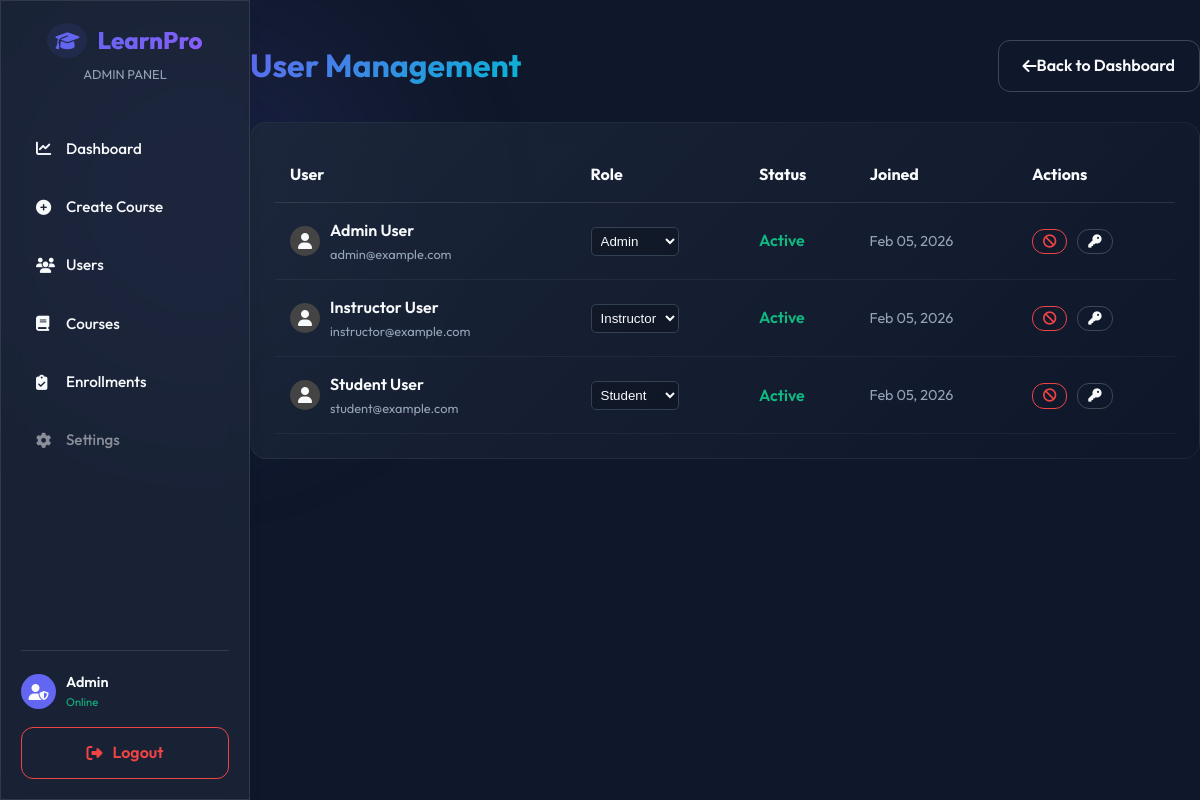
The page /admin/users.php (signed in) on the database its author committed.
### tables this page shows
CREATE TABLE IF NOT EXISTS users (
    id INT AUTO_INCREMENT PRIMARY KEY,
    name VARCHAR(100) NOT NULL,
    email VARCHAR(100) NOT NULL UNIQUE,
    password VARCHAR(255) NOT NULL,
    role ENUM('student', 'instructor', 'admin') DEFAULT 'student',
    avatar VARCHAR(255) DEFAULT 'default_avatar.png',
    created_at TIMESTAMP DEFAULT CURRENT_TIMESTAMP
);

### admin/users.php (the view, shortened to what this page needs)
<?php
include '../includes/db.php';
include 'includes/header.php';
?>
<div class="container" style="padding: 40px 0;">
    <div style="display: flex; justify-content: space-between; align-items: center; margin-bottom: 30px;">
        <h1 class="gradient-text">User Management</h1>
        <a href="dashboard.php" class="btn btn-outline"><i class="fas fa-arrow-left"></i> Back to Dashboard</a>
    </div>
    <div class="glass-card">
        <table style="width: 100%; border-collapse: collapse;">
            <thead>
                <tr style="text-align: left; border-bottom: 1px solid rgba(255,255,255,0.1);">
                    <th style="padding: 15px;">User</th>
                    <th style="padding: 15px;">Role</th>
                    <th style="padding: 15px;">Status</th>
                    <th style="padding: 15px;">Joined</th>
                    <th style="padding: 15px;">Actions</th>
                </tr>
            </thead>
            <tbody>
                <?php
                $sql = "SELECT * FROM users ORDER BY created_at DESC";
                $result = $conn->query($sql);
                while($row = $result->fetch_assoc()):
                    $status_color = ($row['status'] ?? 'active') == 'active' ? 'var(--success)' : 'var(--danger)';
                ?>
                <tr style="border-bottom: 1px solid rgba(255,255,255,0.05);">
                    <td style="padding: 15px;">
                        <div style="display: flex; align-items: center; gap: 10px;">
                            <div style="width: 30px; height: 30px; background: #444; border-radius: 50%; display: flex; align-items: center; justify-content: center;">
                                <i class="fas fa-user"></i>
                            </div>
                            <div>
                                <div style="font-weight: 600;"><?php echo htmlspecialchars($row['name']); ?></div>
                                <div style="font-size: 0.8rem; color: var(--text-muted);"><?php echo htmlspecialchars($row['email']); ?></div>
                            </div>
                        </div>
                    </td>
                    <td style="padding: 15px;">
                         <form action="manage_user.php" method="POST" style="display: inline;">
                            <select name="new_role" onchange="this.form.submit()" style="background: rgba(0,0,0,0.2); border: 1px solid var(--border); color: var(--text-main); padding: 5px; border-radius: 5px;">
                                <option value="student" <?php if($row['role']=='student') echo 'selected'; ?>>Student</option>
                                <option value="instructor" <?php if($row['role']=='instructor') echo 'selected'; ?>>Instructor</option>
                                <option value="admin" <?php if($row['role']=='admin') echo 'selected'; ?>>Admin</option>
                            </select>
                        </form>
                    </td>
                    <td style="padding: 15px;">
                        <span style="color: <?php echo $status_color; ?>; font-weight: 600; text-transform: capitalize;">
                            <?php echo $row['status'] ?? 'active'; ?>
                        </span>
                    </td>
                    <td style="padding: 15px; font-size: 0.9rem; color: var(--text-muted);">
                        <?php echo date('M d, Y', strtotime($row['created_at'])); ?>
                    </td>
                    <td style="padding: 15px;">
                        <div style="display: flex; gap: 10px;">
                            <form action="manage_user.php" method="POST">
                                <?php if(($row['status'] ?? 'active') == 'active'): ?>
                                    <button type="submit" class="btn btn-outline" style="padding: 5px 10px; color: var(--danger); border-color: var(--danger);" title="Ban User"><i class="fas fa-ban"></i></button>
                                <?php else: ?>
                                    <button type="submit" class="btn btn-outline" style="padding: 5px 10px; color: var(--success); border-color: var(--success);" title="Activate User"><i class="fas fa-check"></i></button>
                                <?php endif; ?>
                            </form>
                            <form action="manage_user.php" method="POST" onsubmit="return confirm('Reset password to password123?');">
                                <button type="submit" class="btn btn-outline" style="padding: 5px 10px;" title="Reset Password"><i class="fas fa-key"></i></button>
                            </form>
                        </div>
                    </td>
                </tr>
                <?php endwhile; ?>
            </tbody>
        </table>
    </div>
</div>
</body>
</html>

### admin/includes/header.php (shortened to what this page needs)
<!DOCTYPE html>
<html lang="en">
<head>
    <link rel="stylesheet" href="../assets/css/style.css">
    <link rel="stylesheet" href="https://cdnjs.cloudflare.com/ajax/libs/font-awesome/6.4.0/css/all.min.css">
</head>
<body>
    <div class="bg-gradient-circle" style="top: -100px; left: -100px;"></div>
    <?php include 'sidebar.php'; ?>
    <div class="admin-content-wrapper">

### admin/includes/sidebar.php (shortened to what this page needs)
<div class="admin-sidebar glass" style="width: 250px; height: 100vh; position: fixed; top: 0; left: 0; padding: 20px; display: flex; flex-direction: column; z-index: 1001; border-right: 1px solid rgba(255,255,255,0.1);">
    <div style="margin-bottom: 40px; text-align: center;">
        <a href="../index.php" class="logo" style="font-size: 1.5rem; justify-content: center;">
            <i class="fas fa-graduation-cap"></i>
            <span>LearnPro</span>
        </a>
        <div style="font-size: 0.8rem; color: var(--text-muted); margin-top: 5px;">ADMIN PANEL</div>
    </div>
    <ul class="admin-nav" style="display: flex; flex-direction: column; gap: 10px; flex: 1;">
        <li>
            <a href="dashboard.php" class="nav-link" style="display: flex; align-items: center; gap: 10px; padding: 12px 15px; border-radius: 10px; color: var(--text-main); transition: all 0.3s;">
                <i class="fas fa-chart-line" style="width: 20px;"></i> Dashboard
            </a>
        </li>
        <li>
            <a href="../instructor/create_course.php" class="nav-link" style="display: flex; align-items: center; gap: 10px; padding: 12px 15px; border-radius: 10px; color: var(--text-main); transition: all 0.3s;">
                <i class="fas fa-plus-circle" style="width: 20px;"></i> Create Course
            </a>
        </li>
        <li>
            <a href="users.php" class="nav-link" style="display: flex; align-items: center; gap: 10px; padding: 12px 15px; border-radius: 10px; color: var(--text-main); transition: all 0.3s;">
                <i class="fas fa-users" style="width: 20px;"></i> Users
            </a>
        </li>
        <li>
            <a href="courses.php" class="nav-link" style="display: flex; align-items: center; gap: 10px; padding: 12px 15px; border-radius: 10px; color: var(--text-main); transition: all 0.3s;">
                <i class="fas fa-book" style="width: 20px;"></i> Courses
            </a>
        </li>
         <li>
            <a href="enrollments.php" class="nav-link" style="display: flex; align-items: center; gap: 10px; padding: 12px 15px; border-radius: 10px; color: var(--text-main); transition: all 0.3s;">
                <i class="fas fa-clipboard-check" style="width: 20px;"></i> Enrollments
            </a>
        </li>
         <li>
            <a href="#" class="nav-link" style="display: flex; align-items: center; gap: 10px; padding: 12px 15px; border-radius: 10px; color: var(--text-main); transition: all 0.3s; opacity: 0.5; pointer-events: none;">
                <i class="fas fa-cog" style="width: 20px;"></i> Settings
            </a>
        </li>
    </ul>
    <div style="border-top: 1px solid rgba(255,255,255,0.1); padding-top: 20px;">
        <div style="display: flex; align-items: center; gap: 10px; margin-bottom: 15px;">
            <div style="width: 35px; height: 35px; background: var(--primary); border-radius: 50%; display: flex; align-items: center; justify-content: center;">
                <i class="fas fa-user-shield"></i>
            </div>
            <div>
                <div style="font-size: 0.9rem; font-weight: 600;">Admin</div>
                <div style="font-size: 0.7rem; color: var(--success);">Online</div>
            </div>
        </div>
        <a href="../logout.php" class="btn btn-outline" style="width: 100%; border-color: var(--danger); color: var(--danger); gap: 10px;">
            <i class="fas fa-sign-out-alt"></i> Logout
        </a>
    </div>
</div>

### assets/css/style.css (style rules this page uses)
:root { --bg-body: #0f172a; --bg-surface: #1e293b; --bg-glass: rgba(30, 41, 59, 0.7); --primary: #6366f1; --primary-hover: #4f46e5; --secondary: #8b5cf6; --accent: #06b6d4; --text-main: #f8fafc; --text-muted: #94a3b8; --border: #334155; --success: #10b981; --warning: #f59e0b; --danger: #ef4444; --spacing-xs: 0.5rem; --spacing-sm: 1rem; --spacing-md: 1.5rem; --spacing-lg: 2rem; --spacing-xl: 4rem; --shadow-sm: 0 1px 2px 0 rgb(0 0 0 / 0.05); --shadow-md: 0 4px 6px -1px rgb(0 0 0 / 0.1), 0 2px 4px -2px rgb(0 0 0 / 0.1); --shadow-lg: 0 10px 15px -3px rgb(0 0 0 / 0.1), 0 4px 6px -4px rgb(0 0 0 / 0.1); --shadow-glow: 0 0 20px rgba(99, 102, 241, 0.4); --radius-sm: 0.375rem; --radius-md: 0.75rem; --radius-lg: 1rem; --radius-full: 9999px; }
* { margin: 0; padding: 0; box-sizing: border-box; }
body { font-family: 'Outfit', sans-serif; background-color: var(--bg-body); color: var(--text-main); line-height: 1.6; overflow-x: hidden; min-height: 100vh; }
a { text-decoration: none; color: inherit; transition: color 0.3s ease; }
ul { list-style: none; }
.container { max-width: 1200px; margin: 0 auto; padding: 0 var(--spacing-sm); }
.glass { background: var(--bg-glass); backdrop-filter: blur(12px); -webkit-backdrop-filter: blur(12px); border: 1px solid rgba(255, 255, 255, 0.1); box-shadow: var(--shadow-lg); }
.glass-card { background: linear-gradient(135deg, rgba(30, 41, 59, 0.8) 0%, rgba(15, 23, 42, 0.9) 100%); backdrop-filter: blur(10px); border: 1px solid rgba(255, 255, 255, 0.05); border-radius: var(--radius-lg); padding: var(--spacing-md); transition: transform 0.3s ease, box-shadow 0.3s ease; }
.btn { display: inline-flex; align-items: center; justify-content: center; padding: 0.75rem 1.5rem; border-radius: var(--radius-md); font-weight: 600; cursor: pointer; transition: all 0.3s ease; border: none; outline: none; }
.btn-outline { background: transparent; border: 1px solid var(--border); color: var(--text-main); }
.logo { font-size: 1.5rem; font-weight: 800; color: var(--text-main); display: flex; align-items: center; gap: 10px; }
.logo i { color: var(--primary); background: rgba(99, 102, 241, 0.1); padding: 8px; border-radius: 50%; font-size: 1.2rem; }
.logo span { background: linear-gradient(135deg, var(--primary) 0%, var(--secondary) 100%); -webkit-background-clip: text; -webkit-text-fill-color: transparent; }
.nav-link { font-weight: 500; color: var(--text-muted); padding: 8px 16px; border-radius: 20px; font-size: 0.95rem; transition: all 0.3s ease; }
.btn-outline { background: transparent; border: 1px solid rgba(255, 255, 255, 0.2); color: var(--text-main); }
.gradient-text { background: linear-gradient(135deg, var(--primary) 0%, var(--accent) 100%); -webkit-background-clip: text; -webkit-text-fill-color: transparent; }
.bg-gradient-circle { position: absolute; width: 600px; height: 600px; background: radial-gradient(closest-side, rgba(99, 102, 241, 0.15), rgba(15, 23, 42, 0)); border-radius: 50%; z-index: -1; pointer-events: none; filter: blur(40px); }

### admin/includes/header.php (style rules this page uses)
body { padding-left: 250px; }

### rows shown on the page
users: name "Admin User", email "admin@example.com", new_role "Admin", status "Active", created_at "Feb 05, 2026"
users: name "Instructor User", email "instructor@example.com", new_role "Instructor", status "Active", created_at "Feb 05, 2026"
users: name "Student User", email "student@example.com", new_role "Student", status "Active", created_at "Feb 05, 2026"
